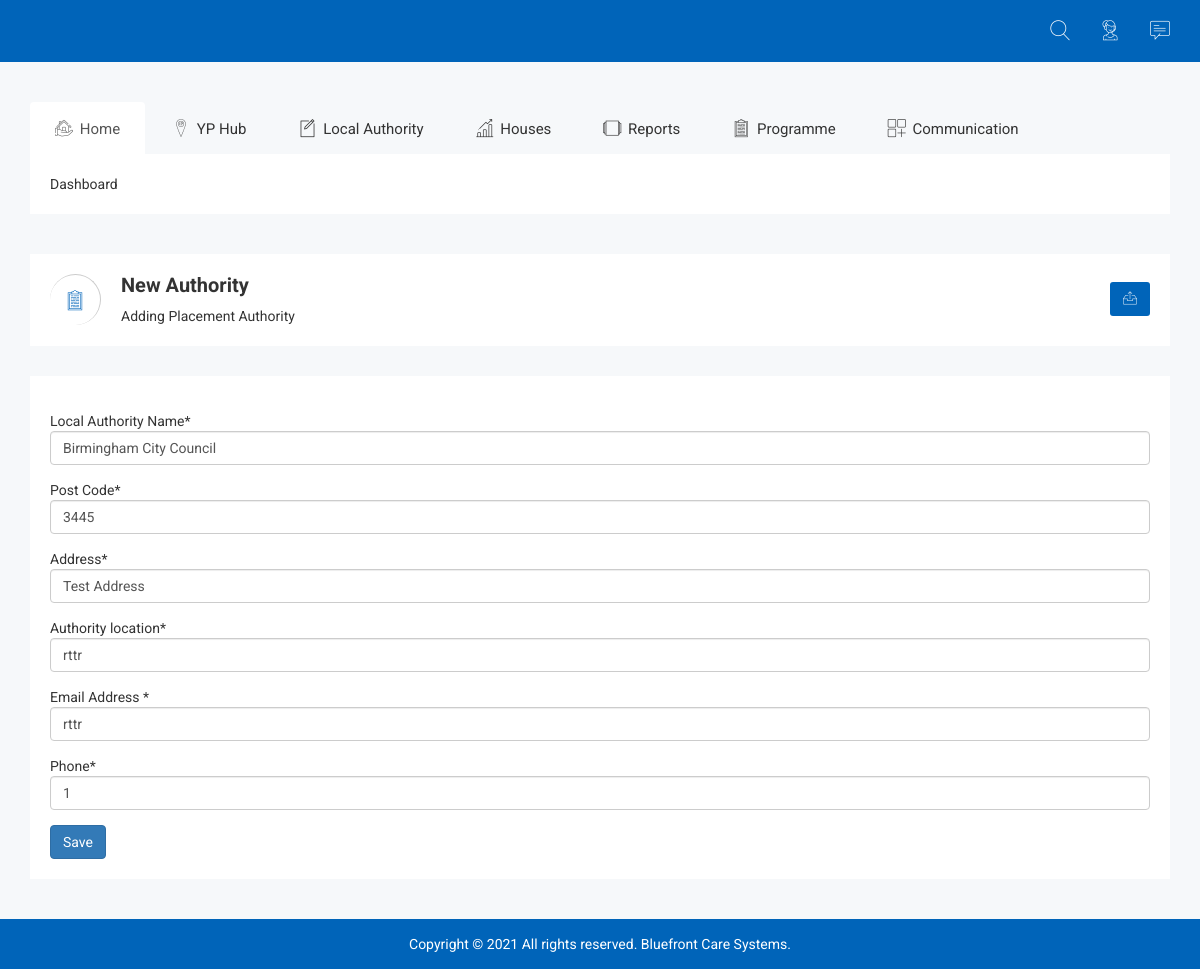
Screenshot of /authority/1/update/ (signed in) with the database file from the repository.
### admission/models.py (models this page shows, shortened)
class Local_Authority(models.Model):
    authority_name = models.CharField(max_length=100)
    postcode = models.CharField(max_length=100)
    authority_address = models.CharField(max_length=100)
    authority_address_2 = models.CharField(max_length=100)
    authority_location = models.CharField(max_length=100)
    authority_postcode = models.CharField(max_length=100)
    authority_email = models.CharField(max_length=100)
    authority_phone = models.IntegerField(default=0)
    authority_emergency_number = models.IntegerField(default=0)
    date_added = models.DateTimeField(default=timezone.now)
    class Meta:
        verbose_name_plural = "Local Authority Information"

### admission/views.py (the view)
# urls.py: path('authority/<int:pk>/update/', AuthorityUpdateView.as_view(), name='authority-update'),
class AuthorityUpdateView (LoginRequiredMixin, UpdateView):
    model = Local_Authority
    form_class = Local_AuthorityForm
    template_name = 'admission/new_authority.html'

### admission/forms.py
class Local_AuthorityForm (forms.ModelForm):
    class Meta:
        model = Local_Authority
        fields = ['authority_name', 'postcode', 'authority_address', 'authority_location', 'authority_email',
                  'authority_phone']
        widgets = {
            'authority_name': forms.TextInput (attrs={'class': 'form-control'}),
            'postcode': forms.TextInput (attrs={'class': 'form-control'}),
            'authority_address': forms.TextInput (attrs={'class': 'form-control'}),
            'authority_email': forms.TextInput (attrs={'class': 'form-control'}),
            'authority_phone': forms.TextInput (attrs={'class': 'form-control'})
        }
        labels = {
            'authority_name': 'Local Authority Name',
            'postcode': 'Post Code',
            'authority_address': 'Address',
            'authority_email': 'Email Address ',
            'authority_phone': 'Phone'
        }

### admission/templates/admission/new_authority.html (shortened to what this page needs)
{% extends "notes/base.html" %}
{% load crispy_forms_tags %}
{% block content %}
{% if user.is_authenticated %}
	<div class="breadcomb-area">
		<div class="container">
			<div class="row">
				<div class="col-lg-12 col-md-12 col-sm-12 col-xs-12">
					<div class="breadcomb-list">
						<div class="row">
							<div class="col-lg-6 col-md-6 col-sm-6 col-xs-12">
								<div class="breadcomb-wp">
									<div class="breadcomb-icon">
										<i class="notika-icon notika-form"></i>
									</div>
									<div class="breadcomb-ctn">
										<h2>New Authority</h2>
										<p>Adding Placement <span class="bread-ntd">Authority</span></p>
									</div>
								</div>
							</div>
							<div class="col-lg-6 col-md-6 col-sm-6 col-xs-3">
								<div class="breadcomb-report">
									<button data-toggle="tooltip" data-placement="left" title="Download Report" class="btn"><i class="notika-icon notika-sent"></i></button>
								</div>
							</div>
						</div>
					</div>
				</div>
			</div>
		</div>
	</div>
    <div class="form-example-area">
        <div class="container">
            <div class="row">
                <div class="col-lg-12 col-md-12 col-sm-12 col-xs-12">
        <form method="POST" class="form-example-wrap">
            <div class="form-example-int mg-t-15">
                 <div class="form-group">
                {{ form|crispy }}
             </div>
            </div>
            <div class="form-example-int mg-t-15">
                <button class="btn btn-primary notika-btn-success" type="submit">Save</button>
            </div>
        </form>
                        </div>
                    </div>
                </div>
            </div>
    {% endif %}
{% endblock content %}

### notes/static/css/main.css (style rules this page uses)
html { color: #222; font-size: 1em; line-height: 1.4; }

### rows the page displays
Local_Authority: authority_name "Birmingham City Council", postcode "3445", authority_address "Test Address", authority_location "rttr", authority_email "rttr", authority_phone "1"
